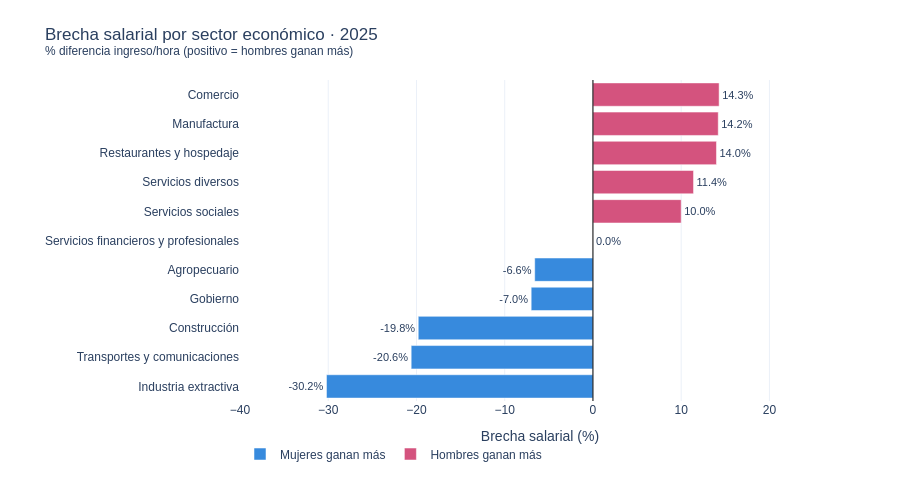

Source (notebook cell):
### Markdown cell above
## G2 — Brecha salarial por sector

### Code cell
anio_max = int(bs['anio'].max())
bs25 = bs[bs['anio'] == anio_max].sort_values('brecha_pct', ascending=True).copy()
bs25['color_barra'] = bs25['brecha_pct'].apply(
    lambda x: 'Hombres ganan más' if x > 0 else 'Mujeres ganan más'
)

fig2 = px.bar(
    bs25, x='brecha_pct', y='sector', color='color_barra',
    color_discrete_map={'Hombres ganan más': COLOR_MUJER, 'Mujeres ganan más': COLOR_HOMBRE},
    orientation='h', text='brecha_pct',
    labels={'brecha_pct':'Brecha salarial (%)','sector':'','color_barra':''},
    title=f'Brecha salarial por sector económico · {anio_max}<br>'
          f'<sup>% diferencia ingreso/hora (positivo = hombres ganan más)</sup>',
)
fig2.update_traces(texttemplate='%{text:.1f}%', textposition='outside', textfont=dict(size=11))
fig2.add_vline(x=0, line_color='black', line_width=1)
fig2.update_layout(
    template='plotly_white', legend=dict(orientation='h', y=-0.12),
    xaxis=dict(zeroline=False, range=[-40, 28]),
    margin=dict(t=80, b=60, l=240, r=60), height=480,
    font=dict(family='Arial, sans-serif', size=12),
)

fig2.write_html(str(RUTA_DASH / 'g2_brecha_sector.html'), include_plotlyjs='cdn')
fig2.show()
print('G2 guardada.')

### Figure 1 — Plotly figure (JSON) as saved in the notebook; plotly's stock layout.template omitted (floating-point values rounded to 4 significant figures)
{"data": [{"hovertemplate": "=%{y}<br>Brecha salarial (%)=%{text}<extra></extra>", "legendgroup": "Mujeres ganan más", "marker": {"color": "#378ADD", "pattern": {"shape": ""}}, "name": "Mujeres ganan más", "orientation": "h", "showlegend": true, "text": [-30.2, -20.6, -19.8, -7.0, -6.6, 0.0], "textfont": {"size": 11}, "textposition": "outside", "texttemplate": "%{text:.1f}%", "type": "bar", "x": [-30.2, -20.6, -19.8, -7.0, -6.6, 0.0], "xaxis": "x", "y": ["Industria extractiva", "Transportes y comunicaciones", "Construcción", "Gobierno", "Agropecuario", "Servicios financieros y profesionales"], "yaxis": "y"}, {"hovertemplate": "=%{y}<br>Brecha salarial (%)=%{text}<extra></extra>", "legendgroup": "Hombres ganan más", "marker": {"color": "#D4537E", "pattern": {"shape": ""}}, "name": "Hombres ganan más", "orientation": "h", "showlegend": true, "text": [10.0, 11.4, 14.0, 14.2, 14.3], "textfont": {"size": 11}, "textposition": "outside", "texttemplate": "%{text:.1f}%", "type": "bar", "x": [10.0, 11.4, 14.0, 14.2, 14.3], "xaxis": "x", "y": ["Servicios sociales", "Servicios diversos", "Restaurantes y hospedaje", "Manufactura", "Comercio"], "yaxis": "y"}], "layout": {"barmode": "relative", "font": {"family": "Arial, sans-serif", "size": 12}, "height": 480, "legend": {"orientation": "h", "title": {"text": ""}, "tracegroupgap": 0, "y": -0.12}, "margin": {"b": 60, "l": 240, "r": 60, "t": 80}, "shapes": [{"line": {"color": "black", "width": 1}, "type": "line", "x0": 0, "x1": 0, "xref": "x", "y0": 0, "y1": 1, "yref": "y domain"}], "title": {"text": "Brecha salarial por sector económico · 2025<br><sup>% diferencia ingreso/hora (positivo = hombres ganan más)</sup>"}, "xaxis": {"anchor": "y", "domain": [0, 1], "range": [-40, 28], "title": {"text": "Brecha salarial (%)"}, "zeroline": false}, "yaxis": {"anchor": "x", "domain": [0, 1], "title": {"text": ""}}}}
